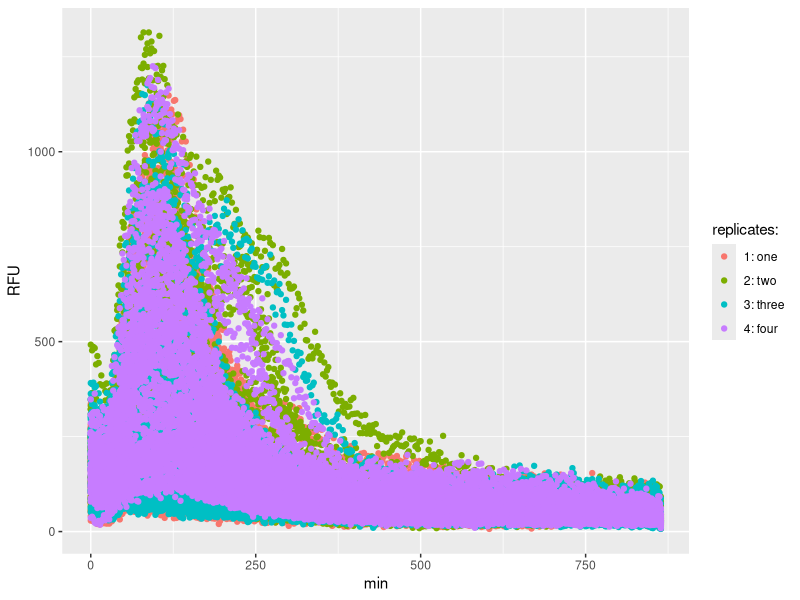
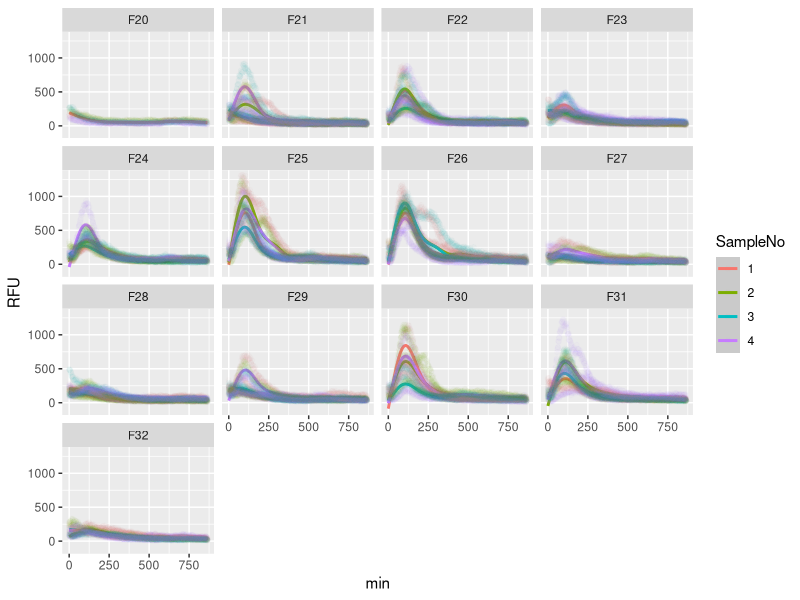
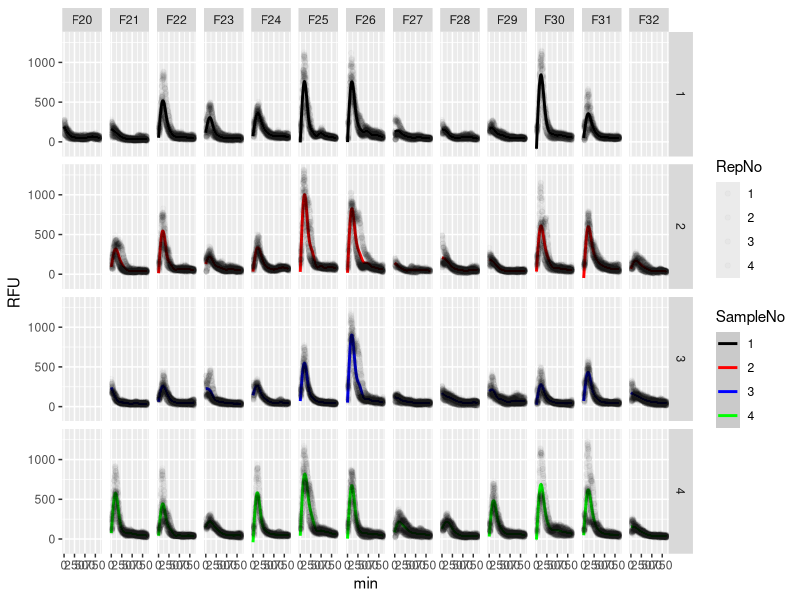
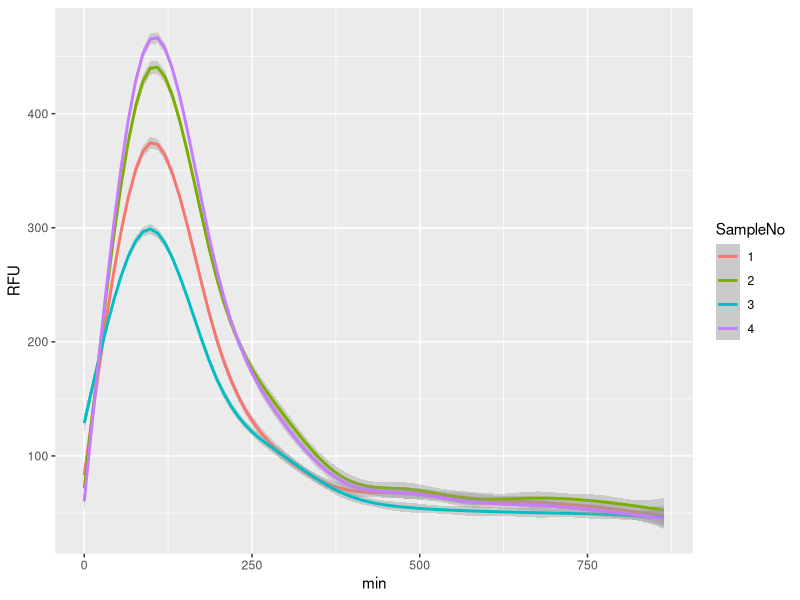
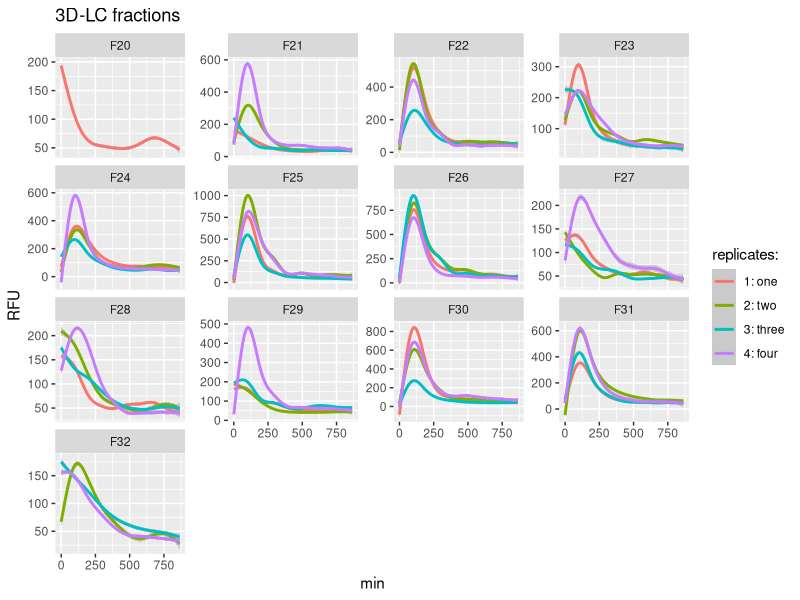
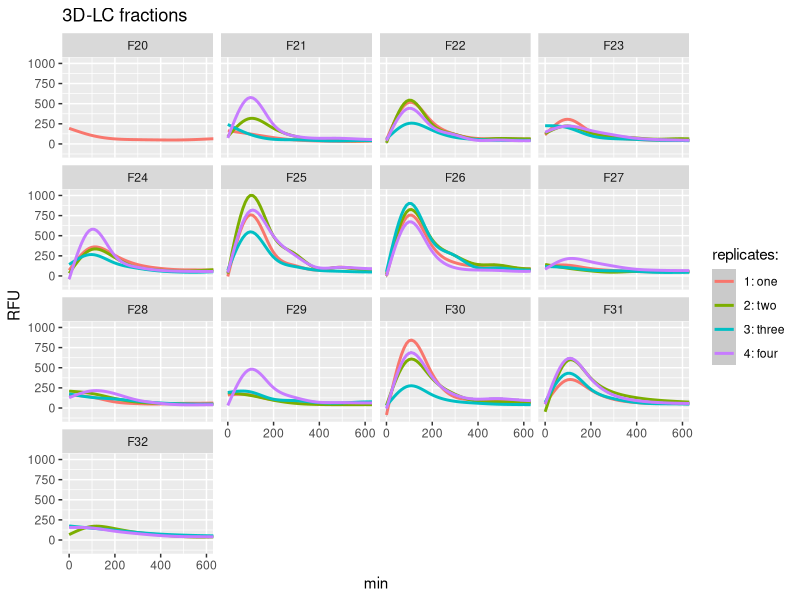
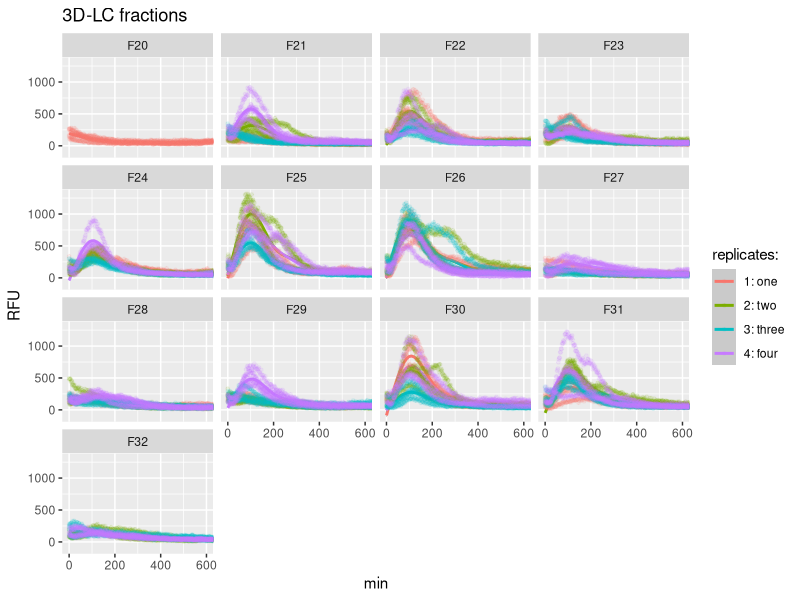
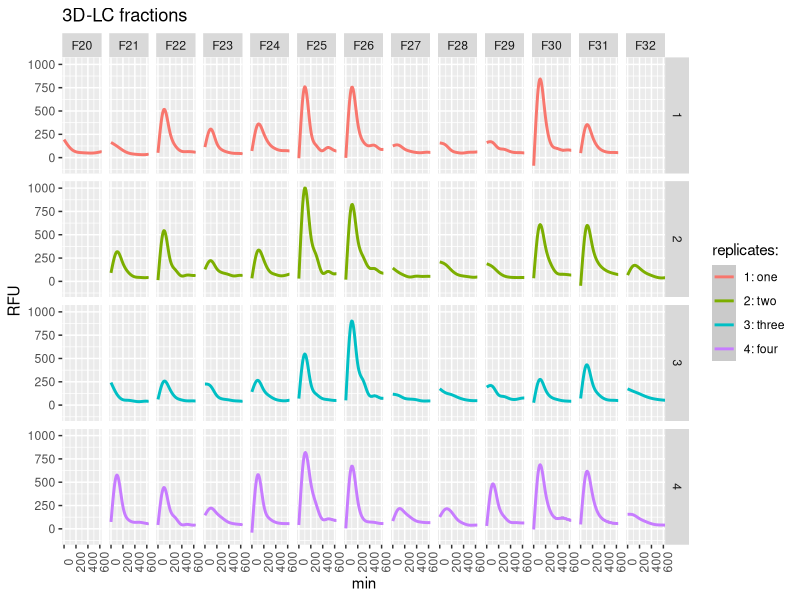

Here is the R script that generated these plots, in order:
## ---- chunk 1
knitr::opts_chunk$set(echo = TRUE)
## ---- chunk 2
library("tidyverse")
library("ggplot2")
## ---- chunk 3
## read in raw data and some annotation
setwd("C:/0_R/210522_James_activity/")
raw <- read.csv("data/summary_18-05-21_edit_ACTIVITY.csv", skip = 7, stringsAsFactors = FALSE)
str(raw)
colnames(raw)
dim(raw)
head(raw)
tail(raw)
# get rid of NAs
#raw <- raw[complete.cases(raw),]
dim(raw)

## ---- chunk 4
#mynames <- c("Reading","MeasTimeSec",
#             paste(rep("reaction_1",4),"-",seq(1:4)),
#             paste(rep("reaction_2",4),"-",seq(1:4)),
#             paste(rep("reaction_3",4),"-",seq(1:4)),
#             paste(rep("reaction_4",4),"-",seq(1:4)),
#             paste(rep("reaction_5",4),"-",seq(1:4)),
#             paste(rep("reaction_6",4),"-",seq(1:4)))
#mynames
#names(raw) <- mynames

colnames(raw)
# data I need
S <- colnames(raw)[grep("S\\d", colnames(raw))]
min <- colnames(raw)[grep("min", colnames(raw))]
mydata=c(min,S)
mydata

df <- raw[,mydata]
dim(df)
dim(df[complete.cases(df),])

## ---- chunk 5
title  <- "3D-LC fractions"
mysubtitle <- "May 2021"
name <- "replicates:"
IDs <- as.character(seq(1:4))
mycolours <- c("black","red","blue","green")#,"lightblue2","lightblue3")
mylabels <-  c("one",
             "two",
             "three",
             "four")
mylabels <- paste(IDs, mylabels, sep=": ")
names(mylabels) <- IDs




## ---- chunk 6

df_long <- gather(df, key = "Sample", value = "RFU", -"min")
head(df_long)
table(is.na(df_long))
#df[is.na(df),]

## ---- chunk 7
#' remove columns if necessary
colnames(df_long)

#' parse 'Sample' to obtain sample number 'SampleNo'
df_long$Sample[1]

df_long$SampleNo <- substr(df_long$Sample,2,regexpr('_', df_long$Sample)-1)

df_long$RepNo <- substr(df_long$Sample,regexpr('_', df_long$Sample)+1,regexpr('F', df_long$Sample)-2)

df_long$FracNo <- substr(df_long$Sample,regexpr('F', df_long$Sample), length(df_long$Sample))

head(df_long)

#' in the same way extract replicate number - 'RepNo'
#df$RepNo <- substr(df$Sample,regexpr(' - ', df$Sample)+3, regexpr('$', df$Sample))
#head(df$RepNo)

# #' Change sec to min
# table(is.na(df$MeasTimeSec))
# df$MeasTimeMin <- df$MeasTimeSec/60
# head(df$MeasTimeMin)
# #' remove white space from 'Well' sting
# #df$Well<- substr(df$Well, 2, regexpr('$', df$Well))

#' convert SampleNo to factor in order it to sort nicely in ggplots
df_long$SampleNo <- as.factor(df_long$SampleNo)
df_long$SampleNo <- factor(df_long$SampleNo, levels=IDs) 
unique(df_long$SampleNo)
head(df_long)
## ---- chunk 8
# # Selected (cleaned) data contains only columns needed for plotting
# # Well, Sample, SampleNo, RepNo, MeasTimeSec, RFU
# colnames(df)
# df <- df[,c(1,2,3,4,5,6,7)] 
# head(df) 
# # there should be no missing values
# table(is.na(df))
# df[!complete.cases(df),]


## ---- chunk 9
# all the data
head(df_long)
#plot(x=df_long$min,y=df$RFU)

# colour by samples
ggplot(data = df_long) +
  aes(x = min, y=RFU) +
  geom_point(aes(color=SampleNo)) +
  scale_color_discrete(name=name, breaks=IDs, labels=mylabels)

ggplot(data = df_long) + 
  aes(x = min, y=RFU) +
  geom_smooth(aes(color=SampleNo), method = 'gam',se=T, level=0.95) + 
  geom_point(aes(color=RepNo), alpha=1/50) +
  facet_wrap(~FracNo, scales = "fixed")

ggplot(data = df_long) + 
  aes(x = min, y=RFU) +
  geom_smooth(aes(color=SampleNo), method = 'gam',se=T, level=0.95) + scale_color_manual(values = mycolours) + 
  geom_point(aes(fill=RepNo), alpha=1/50) + 
  #scale_color_manual(values = mycolours) + 
  scale_fill_manual(values = mycolours) + 
  facet_grid(SampleNo~FracNo, scales = "fixed")


## ---- chunk 10
## Adjustments - remove outliers if necessary

## Sometimes samples needs to be combined...
#  df$SampleComb <- df$SampleNo 
#  df[df$SampleComb==2,"SampleComb"] <- 1

## Measurement of this sample have many outliers...
#  ggplot(subset(df, SampleNo %in% c(7))) +
#  aes(x = MeasTimeSec, y=RFU) +
#  geom_point(aes(color=SampleNo))

## Use summary statistics (mean) to find and remove obvious outliers...

# #  means of all replicates 
# dfstat <- df %>% filter(SampleNo==1|SampleNo==2|SampleNo==3|SampleNo==4|SampleNo==5|SampleNo==6) %>% group_by(SampleNo,RepNo) %>% summarise(mean=mean(RFU))
# print(dfstat,n=nrow(dfstat))
# #View(dfstat)



# Data that should be removed
#dim(df) 
#dim(df %>% filter(RepNo==1))
#dim(df %>% filter(RepNo!=1))
#df <- df %>% filter(RepNo!=1)

## To invert filter...
#  filter(df,SampleNo == 7 & RepNo == 3)
#  It is the same as leaving out all the measurement from some wells
#  df <- filter(df, Well != "A01" & Well != "B01" & Well != "C01"&  Well != "D01"& Well != "E01"& Well != "F01" & Well != "G01"& Well != "H01")

## Filter can be also inverted using... 
#  df <- filter(df, Well != "G03")

## To remove some data...
#  There are some zeros (negative spikes) in Sample "7 1/3" 
#  Let's removethose  zeros here
#  df[which(df$Sample=="7 1/3"&df$RFU==0),]
#  dfs[which(dfs$Sample=="7 1/3"&dfs$RFU==0),] <- NA

## Checks...
head(df_long)
length(rownames(df_long))
length(complete.cases(df_long))
table(is.na(df_long))
## only complete cases
df[which(is.na(df_long)),]
df_long_clean <- df_long[complete.cases(df_long),]
## check for NAs
dim(df_long)
dim(df_long_clean)
table(is.na(df_long))
table(is.na(df_long_clean))
## ---- chunk 11
## LOESS regression,

p <- ggplot(data = df_long) + 
  aes(x = min, y=RFU) +
  geom_smooth(aes(color=SampleNo), method = 'gam',se=T, level=0.95) #+geom_point(aes(colour=RepNo))
p

## Panel of plots fixed scale
p+facet_wrap(~FracNo, scales = "free_y") + #coord_cartesian(xlim = c(0,500)) +
  labs(title = title, x = "min", y = "RFU") +
  scale_colour_discrete(name=name, breaks=IDs, labels=mylabels)

## Panel of plots of Fractions - zoomed
p+facet_wrap(~FracNo, scales = "fixed") +
  coord_cartesian(xlim = c(0,600)) +
  labs(title = title, x = "min", y = "RFU") +
  scale_colour_discrete(name=name, breaks=IDs, labels=mylabels)

## Panel of plots of Fractions - zoomed
# adding the actual points
p + geom_point(aes(colour=SampleNo), size = 1, alpha=1/10) + facet_wrap(~FracNo, scales = "fixed") +  coord_cartesian(xlim = c(0,600)) +
  labs(title = title, x = "min", y = "RFU") +
  scale_colour_discrete(name=name, breaks=IDs, labels=mylabels)

## Grid of plots of Samples~Fractions - zoomed
p + facet_grid(SampleNo~FracNo, scales = "fixed") +
  coord_cartesian(xlim = c(0,600)) +
  labs(title = title, x = "min", y = "RFU") +
  scale_colour_discrete(name=name, breaks=IDs, labels=mylabels) +
theme(axis.text.x = element_text(angle=90))


## With data points
q <- ggplot(data = df_long) + #[df_long$FracNo=="F25",]) + 
  aes(x = min, y=RFU) +
  geom_smooth(aes(color=FracNo), method = "gam") + geom_point(aes(colour=SampleNo), alpha=1/30) +
  theme(axis.text.x = element_text(angle=90))
q

## Panel of plots of Fractions - zoomed, samples combined
q+facet_wrap(~FracNo, scales = "fixed") +
  coord_cartesian(xlim = c(0,600)) +
  labs(title = title, x = "min", y = "RFU")

q+facet_grid(SampleNo~FracNo, scales = "fixed") +
  coord_cartesian(xlim = c(0,600)) +
  labs(title = title, x = "min", y = "RFU") + 
  theme(axis.text.x = element_text(angle=90))




## Sums for comparision

ggplot(data = df_long) +aes(x=FracNo, y=RFU)+ geom_col(aes(color=SampleNo))

## ---- chunk 12
#head(df,10)
head(df_long,10)
library("dplyr")
df_long_sum <- df_long %>% group_by(SampleNo,FracNo,min) %>% summarise(RFU=sum(RFU, na.rm = TRUE))


## With data points
q <- ggplot(data = df_long_sum) + #[df_long$FracNo=="F25",]) + 
  aes(x = min, y=RFU) +
  geom_smooth(aes(color=FracNo), method = "gam") 

#q

## Panel of plots of Fractions - zoomed, samples combined
q+facet_wrap(~FracNo, scales = "fixed") +
  coord_cartesian(xlim = c(0,600)) +
  labs(title = title, x = "min", y = "RFU")

q+facet_grid(SampleNo~FracNo, scales = "fixed") +
  coord_cartesian(xlim = c(0,600)) +
  labs(title = title, x = "min", y = "RFU") +
  theme(axis.text.x = element_text(angle = 90)) 

q+facet_grid(SampleNo~FracNo, scales = "fixed") +
  coord_cartesian(xlim = c(0,600)) +
  labs(title = title, x = "min", y = "RFU") +
  theme(axis.text.x = element_text(angle = 90)) +
  geom_point(aes(colour=SampleNo), alpha=1/30)

